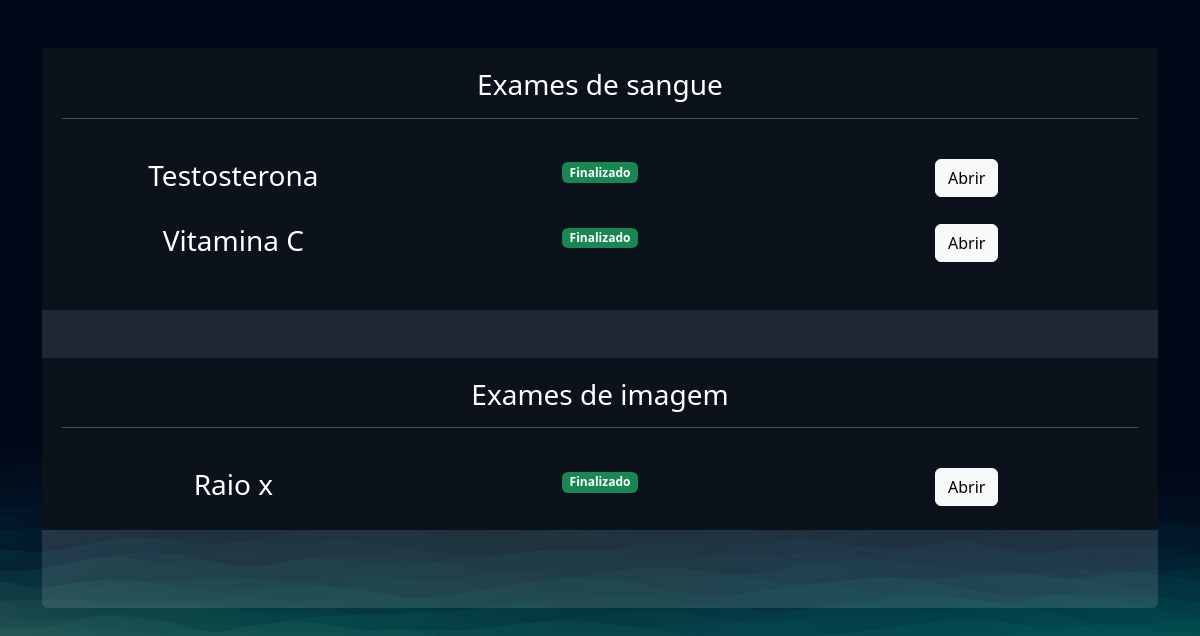
Screenshot of /exames/gerenciar_exames/ (signed in) with the database file from the repository.
### exames/models.py (models this page shows, shortened)
class SolicitacaoExame(models.Model):
    choice_status = (
        ('E', 'Em análise'),
        ('F', 'Finalizado')
    )
    usuario = models.ForeignKey(User, on_delete=models.DO_NOTHING)
    exame = models.ForeignKey(TiposExames, on_delete=models.DO_NOTHING)
    status = models.CharField(max_length=2, choices=choice_status)
    resultado = models.FileField(upload_to="resultados", null=True, blank=True)
    requer_senha = models.BooleanField(default=False)
    senha = models.CharField(max_length=16, null=True, blank=True)
    def badge_template(self):
        if self.status == 'E':
            classes = 'bg-warning text-dark'
            texto = 'Em análise'
        elif self.status == 'F':
            classes = 'bg-success'
            texto = 'Finalizado'
        return mark_safe( f'<span class = "badge {classes}"> {texto}</span>')

class TiposExames(models.Model):
    tipo_choices = (
        ('I', 'Exame de imagem'),
        ('S', 'Exame de sangue')
    )
    nome = models.CharField(max_length=50)
    tipo = models.CharField(max_length=1, choices=tipo_choices)
    preco = models.FloatField()
    disponivel = models.BooleanField(default=True)
    horario_inicial = models.IntegerField()
    horario_final =models.IntegerField()

### exames/views.py (the view)
# urls.py: path('gerenciar_exames/', views.gerenciar_exames, name="gerenciar_exames"),
@login_required
def gerenciar_exames(request):
    exames = SolicitacaoExame.objects.filter(usuario=request.user)
    return render(request, 'gerenciar_exames.html', {'exames': exames})

### exames/templates/gerenciar_exames.html (shortened to what this page needs)
{% extends "bases/base.html" %}
{% load static %}
{% block 'head' %}
    <link href="{% static 'exames/css/css.css' %}" rel="stylesheet">
    <link href="{% static 'exames/css/gerenciar_pedidos.css' %}" rel="stylesheet">
    <link href="{% static 'exames/css/gerenciar_exames.css' %}" rel="stylesheet">
{% endblock 'head' %}
{% block 'conteudo' %}
    <br>
    <br>
    <div class="container">
        <div class="card card-view">
            <div class="sub-card">
                <h3>Exames de sangue</h3>
                <hr>
                <br>
                {% for exame in exames  %}
                    {% if  exame.exame.tipo == 'S'%}
                        <div class="row">
                            <div class="col-md"><h3>{{exame.exame.nome}}</h3></div>
                            <div class="col-md">{{exame.badge_template}}</div>
                            <div class="col-md">
                                {% if exame.status == 'F' %}
                                    <a href="{% url "permitir_abrir_exame" exame.id %}" class="btn btn-light">Abrir</a>
                                {% else %}
                                    <a href="#" class="btn btn-light disabled">Abrir</a>
                                {% endif %}
                            </div>
                        </div>
                        <br>
                    {% endif %}
                {% endfor %}
            </div>
            <br>
            <br>
            <div class="sub-card">
                <h3>Exames de imagem</h3>
                <hr>
                <br>
                {% for exame in exames  %}
                    {% if  exame.exame.tipo == 'I'%}
                        <div class="row">
                        <div class="col-md"><h3>{{exame.exame.nome}}</h3></div>
                        <div class="col-md">{{exame.badge_template}}</div>
                        <div class="col-md">
                            {% if exame.status == 'F' %}
                                <a href="{% url "permitir_abrir_exame" exame.id %}" class="btn btn-light">Abrir</a>
                            {% else %}
                                <a href="#" class="btn btn-light disabled">Abrir</a>
                            {% endif %}
                        </div>
                        <br>
                    {% endif %}
                {% endfor %}
                        </div>
            </div>
    </div>
{% endblock 'conteudo' %}

### templates/bases/base.html (shortened to what this page needs)
{% load static %}
<!doctype html>
<html lang="pt-BR">
    <head>
        <link href="https://cdn.jsdelivr.net/npm/bootstrap@5.3.1/dist/css/bootstrap.min.css" rel="stylesheet">
        <link rel='stylesheet' href={% static '/geral/css/base.css' %}>
        {% block 'head' %}{% endblock %}
    </head>
    <body>
        {% block 'conteudo' %}{% endblock %}
    </body>
</html>

### templates/static/geral/css/base.css (style rules this page uses)
:root { --main-color: #151C34; --dark-color: #0C121C ; --light-color: #6DE6EE; --contrast-color: #f4c96b; --differential-color: #066668; }
* { PSW 8.0 | Aula 1 6 color: white }
h3 { color: white; }

### templates/static/exames/css/css.css (style rules this page uses)
body { background-image: url('/static/geral/img/bg2.png'); background-size: cover; }
.card { background-color: rgba(217, 217, 217, .14); color: white; padding: 15px; }

### templates/static/exames/css/gerenciar_pedidos.css (style rules this page uses)
.card-view { text-align: center; padding: 0; border: none; height: 70vh; }

### templates/static/exames/css/gerenciar_exames.css (style rules this page uses)
.sub-card { background-color: var(--dark-color); padding: 20px; }

### rows the page displays
SolicitacaoExame: exame.nome "Testosterona", badge_template "Finalizado", shows "Abrir"
SolicitacaoExame: exame.nome "Vitamina C", badge_template "Finalizado", shows "Abrir"
SolicitacaoExame: exame.nome "Raio x", badge_template "Finalizado", shows "Abrir"
